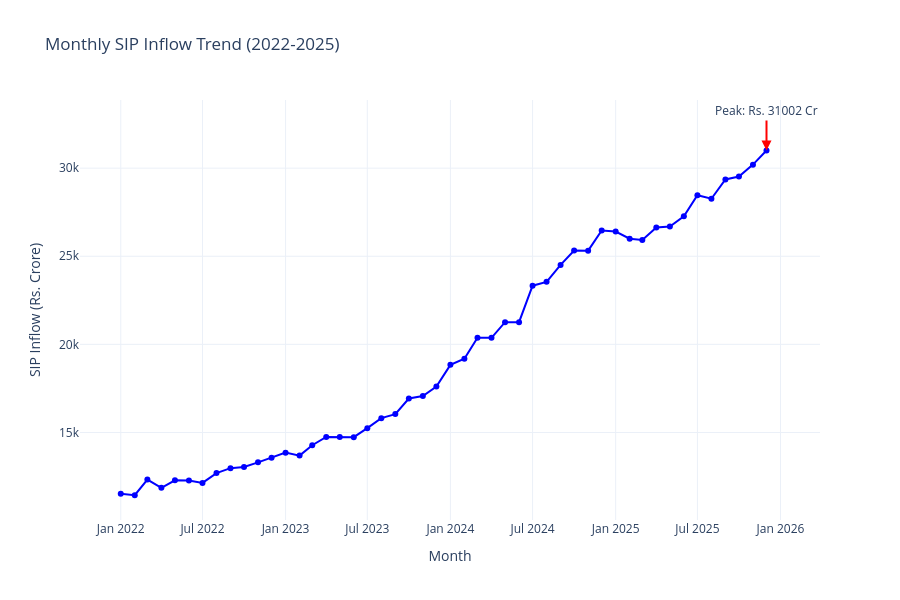

Here is the notebook cell this chart was saved with:
### Code cell
# Task 3: Monthly SIP inflow Jan 2022 to Dec 2025

# Convert data types
sip["month"] = pd.to_datetime(sip["month"])
sip["sip_inflow_crore"] = pd.to_numeric(
    sip["sip_inflow_crore"],
    errors="coerce"
)

# Convert Timestamp to string for Plotly/Kaleido export
sip["month_str"] = sip["month"].dt.strftime("%Y-%m")

sip = sip.sort_values("month")

fig = go.Figure()

fig.add_trace(go.Scatter(
    x=sip["month_str"],
    y=sip["sip_inflow_crore"],
    mode="lines+markers",
    name="SIP Inflow",
    line=dict(color="blue", width=2),
    marker=dict(size=6)
))

# Mark peak SIP inflow
max_month = sip.loc[sip["sip_inflow_crore"].idxmax()]

fig.add_annotation(
    x=max_month["month_str"],
    y=max_month["sip_inflow_crore"],
    text=f"Peak: Rs. {max_month['sip_inflow_crore']:.0f} Cr",
    showarrow=True,
    arrowhead=2,
    arrowsize=1,
    arrowwidth=2,
    arrowcolor="red",
    ax=0,
    ay=-40
)

fig.update_layout(
    title="Monthly SIP Inflow Trend (2022-2025)",
    xaxis_title="Month",
    yaxis_title="SIP Inflow (Rs. Crore)",
    hovermode="x",
    height=600,
    template="plotly_white"
)

fig.write_html("../reports/03_sip_inflow.html")

fig.write_image(
    "../reports/03_sip_inflow.png",
    width=1200,
    height=600
)

fig.show()

print("✅ Task 3 Complete: SIP Inflow Time-Series")
print(f"   Min: Rs. {sip['sip_inflow_crore'].min():.0f} Cr")
print(f"   Max: Rs. {sip['sip_inflow_crore'].max():.0f} Cr")
print(f"   Average: Rs. {sip['sip_inflow_crore'].mean():.0f} Cr")

### Figure 1 — Plotly figure (JSON) as saved in the notebook; plotly's stock layout.template omitted (floating-point values rounded to 4 significant figures)
{"data": [{"line": {"color": "blue", "width": 2}, "marker": {"size": 6}, "mode": "lines+markers", "name": "SIP Inflow", "type": "scatter", "x": ["2022-01", "2022-02", "2022-03", "2022-04", "2022-05", "2022-06", "2022-07", "2022-08", "2022-09", "2022-10", "2022-11", "2022-12", "2023-01", "2023-02", "2023-03", "2023-04", "2023-05", "2023-06", "2023-07", "2023-08", "2023-09", "2023-10", "2023-11", "2023-12", "2024-01", "2024-02", "2024-03", "2024-04", "2024-05", "2024-06", "2024-07", "2024-08", "2024-09", "2024-10", "2024-11", "2024-12", "2025-01", "2025-02", "2025-03", "2025-04", "2025-05", "2025-06", "2025-07", "2025-08", "2025-09", "2025-10", "2025-11", "2025-12"], "y": [11517, 11438, 12328, 11863, 12286, 12276, 12140, 12694, 12976, 13040, 13306, 13573, 13856, 13687, 14276, 14749, 14749, 14734, 15245, 15814, 16042, 16928, 17073, 17610, 18838, 19187, 20371, 20371, 21262, 21262, 23332, 23547, 24509, 25323, 25320, 26459, 26400, 25999, 25926, 26632, 26688, 27274, 28464, 28265, 29361, 29529, 30200, 31002]}], "layout": {"annotations": [{"arrowcolor": "red", "arrowhead": 2, "arrowsize": 1, "arrowwidth": 2, "ax": 0, "ay": -40, "showarrow": true, "text": "Peak: Rs. 31002 Cr", "x": "2025-12", "y": 31002}], "height": 600, "hovermode": "x", "title": {"text": "Monthly SIP Inflow Trend (2022-2025)"}, "xaxis": {"title": {"text": "Month"}}, "yaxis": {"title": {"text": "SIP Inflow (Rs. Crore)"}}}}
